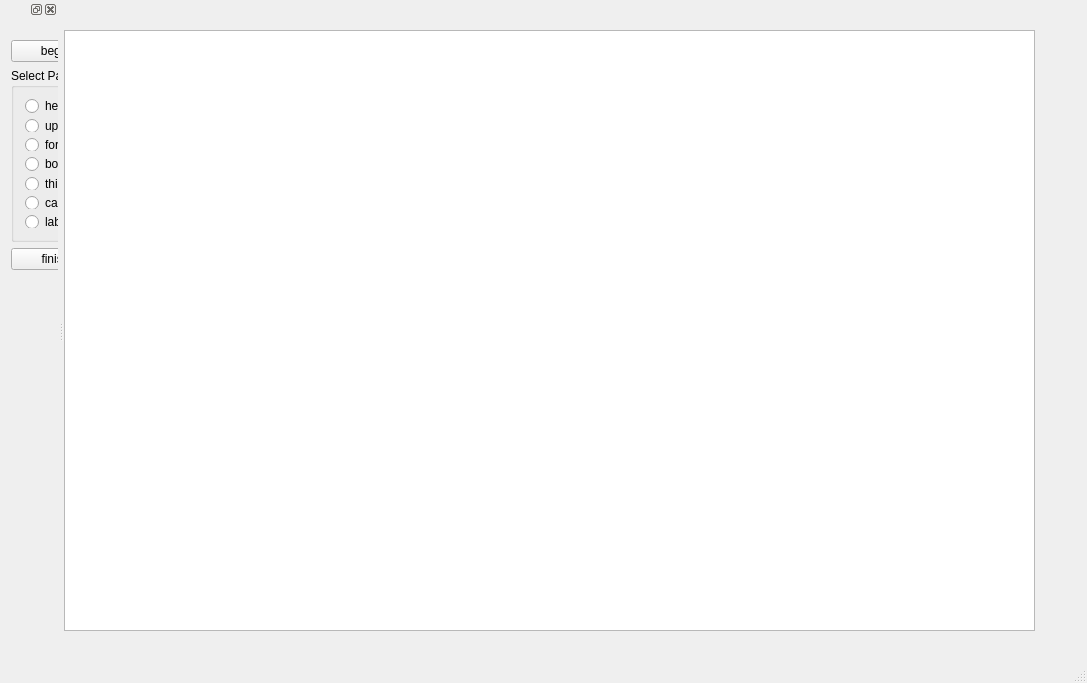
<?xml version="1.0" encoding="UTF-8"?>
<ui version="4.0">
 <class>MainWindow</class>
 <widget class="QMainWindow" name="MainWindow">
  <property name="geometry">
   <rect>
    <x>0</x>
    <y>0</y>
    <width>1087</width>
    <height>683</height>
   </rect>
  </property>
  <property name="windowTitle">
   <string>MainWindow</string>
  </property>
  <widget class="QWidget" name="centralWidget">
   <widget class="QGraphicsView" name="graphicsView">
    <property name="geometry">
     <rect>
      <x>0</x>
      <y>30</y>
      <width>971</width>
      <height>601</height>
     </rect>
    </property>
   </widget>
  </widget>
  <widget class="QDockWidget" name="dockWidget">
   <attribute name="dockWidgetArea">
    <number>1</number>
   </attribute>
   <widget class="QWidget" name="dockWidgetContents">
    <widget class="QWidget" name="layoutWidget">
     <property name="geometry">
      <rect>
       <x>0</x>
       <y>10</y>
       <width>111</width>
       <height>252</height>
      </rect>
     </property>
     <layout class="QVBoxLayout" name="verticalLayout">
      <item>
       <widget class="QPushButton" name="beginButton">
        <property name="text">
         <string>begin</string>
        </property>
       </widget>
      </item>
      <item>
       <widget class="QGroupBox" name="groupBox">
        <property name="title">
         <string>Select Part</string>
        </property>
        <layout class="QVBoxLayout" name="verticalLayout_2">
         <item>
          <widget class="QRadioButton" name="annotateHEAD">
           <property name="text">
            <string>head</string>
           </property>
          </widget>
         </item>
         <item>
          <widget class="QRadioButton" name="annotateUPARM">
           <property name="text">
            <string>uparm</string>
           </property>
          </widget>
         </item>
         <item>
          <widget class="QRadioButton" name="annotateFOREARM">
           <property name="text">
            <string>forearm</string>
           </property>
          </widget>
         </item>
         <item>
          <widget class="QRadioButton" name="annotateBODY">
           <property name="text">
            <string>body</string>
           </property>
          </widget>
         </item>
         <item>
          <widget class="QRadioButton" name="annotateTHIGH">
           <property name="text">
            <string>thigh</string>
           </property>
          </widget>
         </item>
         <item>
          <widget class="QRadioButton" name="annotateCALF">
           <property name="text">
            <string>calf</string>
           </property>
          </widget>
         </item>
         <item>
          <spacer name="verticalSpacer">
           <property name="orientation">
            <enum>Qt::Vertical</enum>
           </property>
           <property name="sizeHint" stdset="0">
            <size>
             <width>20</width>
             <height>40</height>
            </size>
           </property>
          </spacer>
         </item>
         <item>
          <spacer name="verticalSpacer_2">
           <property name="orientation">
            <enum>Qt::Vertical</enum>
           </property>
           <property name="sizeHint" stdset="0">
            <size>
             <width>20</width>
             <height>40</height>
            </size>
           </property>
          </spacer>
         </item>
         <item>
          <widget class="QRadioButton" name="labelMe">
           <property name="text">
            <string>label me</string>
           </property>
          </widget>
         </item>
        </layout>
       </widget>
      </item>
      <item>
       <widget class="QPushButton" name="finishButton">
        <property name="text">
         <string>finish</string>
        </property>
       </widget>
      </item>
     </layout>
    </widget>
   </widget>
  </widget>
  <widget class="QStatusBar" name="statusBar"/>
 </widget>
 <layoutdefault spacing="6" margin="11"/>
 <resources/>
 <connections/>
</ui>
